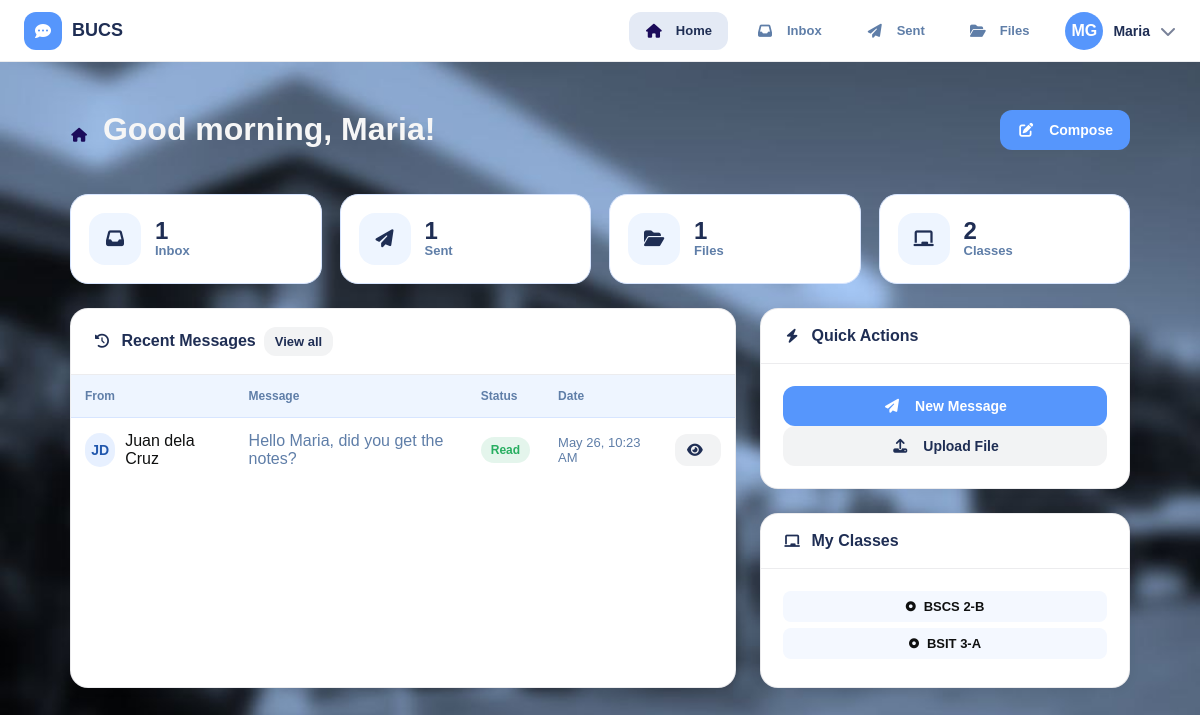
Page /dashboard.php (signed in) on the committed database.
### tables this page shows
CREATE TABLE IF NOT EXISTS messages (
    mess_id   INT AUTO_INCREMENT PRIMARY KEY,
    sender_id VARCHAR(20)  NOT NULL,
    receiver  VARCHAR(20)  NOT NULL,
    message   TEXT         NOT NULL,
    status    ENUM('sent','read','deleted') DEFAULT 'sent',
    sent_at   DATETIME     DEFAULT CURRENT_TIMESTAMP,
    FOREIGN KEY (sender_id) REFERENCES users(id_no) ON DELETE CASCADE,
    FOREIGN KEY (receiver)  REFERENCES users(id_no) ON DELETE CASCADE
);

CREATE TABLE IF NOT EXISTS users (
    id_no      VARCHAR(20)  PRIMARY KEY,
    fname      VARCHAR(50)  NOT NULL,
    mname      VARCHAR(50)  DEFAULT '',
    lname      VARCHAR(50)  NOT NULL,
    uname      VARCHAR(50)  NOT NULL UNIQUE,
    pwd        VARCHAR(255) NOT NULL,
    created_at DATETIME     DEFAULT CURRENT_TIMESTAMP
);

CREATE TABLE IF NOT EXISTS classes (
    class_id   INT AUTO_INCREMENT PRIMARY KEY,
    classname  VARCHAR(100) NOT NULL,
    created_at DATETIME     DEFAULT CURRENT_TIMESTAMP
);

### includes/config.php (called while the page is built, shortened)
<?php
function auth_guard() {
    return $_SESSION['user'];
}

### dashboard.php (the view, shortened to what this page needs)
<?php
require_once 'includes/config.php';
$me = auth_guard();
$db  = getDB();
$uid = $me['id_no'];
$stats = [
    'inbox'   => (int)$db->query("SELECT COUNT(*) c FROM messages WHERE receiver='$uid'")->fetch_assoc()['c'],
    'sent'    => (int)$db->query("SELECT COUNT(*) c FROM messages WHERE sender_id='$uid'")->fetch_assoc()['c'],
    'files'   => (int)$db->query("SELECT COUNT(*) c FROM files WHERE uploaded_by='$uid'")->fetch_assoc()['c'],
    'classes' => (int)$db->query("SELECT COUNT(*) c FROM user_classes WHERE id_no='$uid'")->fetch_assoc()['c'],
];
$recent = $db->query("
    SELECT m.*, u.fname, u.lname
    FROM messages m JOIN users u ON m.sender_id = u.id_no
    WHERE m.receiver='$uid'
    ORDER BY m.sent_at DESC LIMIT 5");
$classes = $db->query("
    SELECT c.classname FROM classes c
    JOIN user_classes uc ON c.class_id = uc.class_id
    WHERE uc.id_no='$uid' ORDER BY c.classname");
include 'includes/head.php';
include 'includes/navbar.php';
?>
<div class="page-wrap">
  <div class="page-head">
    <h1 class="page-title">
      <i class="fa fa-house"></i>
      Good <?= date('H') < 12 ? 'morning' : (date('H') < 18 ? 'afternoon' : 'evening') ?>,
      <?= htmlspecialchars($me['fname']) ?>!
    </h1>
    <a href="compose.php" class="btn btn-primary"><i class="fa fa-pen-to-square"></i> Compose</a>
  </div>
  <div class="stats-grid mb-24">
    <a href="inbox.php" class="stat-card">
      <div class="stat-icon stat-icon-blue"><i class="fa fa-inbox"></i></div>
      <div>
        <span class="stat-count"><?= $stats['inbox'] ?></span>
        <span class="stat-label">Inbox</span>
      </div>
    </a>
    <a href="sent.php" class="stat-card">
      <div class="stat-icon stat-icon-teal"><i class="fa fa-paper-plane"></i></div>
      <div>
        <span class="stat-count"><?= $stats['sent'] ?></span>
        <span class="stat-label">Sent</span>
      </div>
    </a>
    <a href="files.php" class="stat-card">
      <div class="stat-icon stat-icon-amber"><i class="fa fa-folder-open"></i></div>
      <div>
        <span class="stat-count"><?= $stats['files'] ?></span>
        <span class="stat-label">Files</span>
      </div>
    </a>
    <a href="classes.php" class="stat-card">
      <div class="stat-icon stat-icon-purple"><i class="fa fa-chalkboard"></i></div>
      <div>
        <span class="stat-count"><?= $stats['classes'] ?></span>
        <span class="stat-label">Classes</span>
      </div>
    </a>
  </div>
  <div class="dash-grid">
    <div class="card">
      <div class="card-header">
        <span class="card-header-title"><i class="fa fa-clock-rotate-left"></i> Recent Messages</span>
        <a href="inbox.php" class="btn btn-ghost btn-sm">View all</a>
      </div>
      <?php if ($recent->num_rows === 0): ?>
        <div class="empty-state"><i class="fa fa-inbox"></i><p>No messages yet.</p></div>
      <?php else: ?>
        <div class="tbl-wrap">
          <table class="tbl">
            <thead>
              <tr><th>From</th><th>Message</th><th>Status</th><th>Date</th><th></th></tr>
            </thead>
            <tbody>
            <?php while ($r = $recent->fetch_assoc()): ?>
              <tr>
                <td>
                  <div class="person-row">
                    <div class="avatar avatar-sm avatar-teal">
                      <?= strtoupper(substr($r['fname'],0,1).substr($r['lname'],0,1)) ?>
                    </div>
                    <span class="name"><?= htmlspecialchars($r['fname'].' '.$r['lname']) ?></span>
                  </div>
                </td>
                <td class="tbl-preview">
                  <?= htmlspecialchars(mb_substr($r['message'],0,50)) ?><?= mb_strlen($r['message'])>50?'…':'' ?>
                </td>
                <td><span class="badge badge-<?= $r['status'] ?>"><?= ucfirst($r['status']) ?></span></td>
                <td class="text-muted text-sm nowrap"><?= date('M d, g:i A', strtotime($r['sent_at'])) ?></td>
                <td>
                  <a href="view_message.php?id=<?= $r['mess_id'] ?>" class="btn btn-ghost btn-sm">
                    <i class="fa fa-eye"></i>
                  </a>
                </td>
              </tr>
            <?php endwhile; ?>
            </tbody>
          </table>
        </div>
      <?php endif; ?>
    </div>
    <div class="dash-sidebar">
      <div class="card">
        <div class="card-header">
          <span class="card-header-title"><i class="fa fa-bolt"></i> Quick Actions</span>
        </div>
        <div class="card-body">
          <a href="compose.php" class="btn btn-primary btn-full mb-18">
            <i class="fa fa-paper-plane"></i> New Message
          </a>
          <a href="files.php" class="btn btn-ghost btn-full">
            <i class="fa fa-upload"></i> Upload File
          </a>
        </div>
      </div>
      <div class="card">
        <div class="card-header">
          <span class="card-header-title"><i class="fa fa-chalkboard"></i> My Classes</span>
        </div>
        <div class="card-body">
          <?php if ($classes->num_rows === 0): ?>
            <p class="text-muted text-sm" style="text-align:center;padding:10px 0">Not enrolled in any class.</p>
          <?php else: ?>
            <?php while ($cl = $classes->fetch_assoc()): ?>
              <div class="flex-center gap-8" style="padding:8px 10px;background:var(--bg);border-radius:8px;margin-bottom:6px;">
                <i class="fa fa-circle-dot" style="color:var(--teal);font-size:10px"></i>
                <span class="font-600 text-sm"><?= htmlspecialchars($cl['classname']) ?></span>
              </div>
            <?php endwhile; ?>
          <?php endif; ?>
        </div>
      </div>
    </div>
  </div>
</div>
</body>
</html>

### css/style.css (style rules this page uses)
*, *::before, *::after { margin:0; padding:0; box-sizing:border-box; }
:root { --navy:#1f2e54; --blue:#2157ad; --blue2:#5696fc; --blue3:#8ab6ff; --light:#eef5ff; --white:#ffffff; --text:#0f1010; --muted:#5f7ea8; --border:#d7e5ff; --bg:#f4f8ff; --success:#27ae60; --error:#e74c3c; --warn:#f39c12; --radius:16px; --shadow:0 4px 20px rgba(33,87,173,.12); --shadow-lg:0 12px 36px rgba(33,87,173,.18); --nav-h:62px; }
html { scroll-behavior:smooth; }
body { font-family:'Montserrat',sans-serif; background:var(--bg) url("../assets/pictures/bucs-bg.jpg") center/cover no-repeat; color:#fff; min-height:100vh; }
h1 { display: block; font-size: 2em; margin-block-start: 0.67em; margin-block-end: 0.67em; margin-inline-start: 0px; margin-inline-end: 0px; color:#f6f6f6; }
i.fa-house { display: inline-flex; align-items: center; justify-content: center; margin-right: 6px; color: rgb(27, 11, 90); }
.btn { display:inline-flex; align-items:center; justify-content:center; gap:8px; padding:10px 16px; width:auto; border:1px solid transparent; border-radius:12px; background:var(--blue2); color:#fff; font-size:14px; font-weight:700; text-decoration:none; cursor:pointer; transition:.25s; white-space:nowrap; }
.page-head .btn, .card-header .btn, .modal-footer .btn { width:auto; }
.btn-full { width:100%; }
.mb-24 { margin-bottom:24px; }
.btn-ghost { background:rgba(15,23,42,.05); color:var(--navy); border:1px solid transparent; }
.btn-primary { background:var(--blue2); color:#fff; border:1px solid transparent; margin-top: 0; }
.btn-sm { padding:6px 10px; font-size:13px; }
button i.fa, .btn i.fa, .nav-link i.fa, .card-header i.fa, .page-title i.fa { display:inline-flex; align-items:center; justify-content:center; min-width:18px; min-height:18px; margin-right:6px; font-size:14px; }
.flex-center { display:flex; align-items:center; justify-content:center; }
.btn i { display: flex; align-items: center; justify-content: center; }
.gap-8 { gap:8px; }
.text-muted { color:var(--muted); }
.text-sm { font-size:13px; }
.font-600 { font-weight:600; }
.person-row { display:flex; align-items:center; gap:10px; }
.container, .page-wrap, .card, .tbl, .user-dropdown, .modal, .modal-header, .modal-body, .modal-footer { color:var(--text); }
.nav-brand-icon, .nav-avatar, .btn-primary, .btn-danger, .left-panel { color:#fff; }
.avatar { display:grid; place-items:center; border-radius:16px; background:var(--light); color:var(--navy); font-weight:700; }
.avatar-sm { width:34px; height:34px; font-size:14px; }
.avatar-teal { background:rgba(86,150,252,.14); color:var(--blue); }
a { color:var(--blue); text-decoration:none; font-weight:600; }
.page-wrap { max-width:1100px; margin:auto; padding:28px 20px 40px; }
.page-head { display:flex; flex-wrap:wrap; align-items:center; justify-content:space-between; gap:18px; margin-bottom:24px; }
.stats-grid { display:grid; gap:18px; grid-template-columns:repeat(4,minmax(0,1fr)); margin-bottom:24px; }
.stat-card { display:flex; align-items:center; gap:14px; padding:18px; border-radius:18px; border:1px solid var(--border); background:#fff; text-decoration:none; color:var(--navy); transition:.2s; }
.stat-icon { width:52px; height:52px; display:grid; place-items:center; border-radius:16px; background:var(--light); font-size:18px; }
.stat-count { display:block; font-size:24px; font-weight:800; line-height:1; }
.stat-label { display:block; color:var(--muted); font-size:13px; }
.dash-grid { display:grid; gap:24px; grid-template-columns:1.8fr 1fr; }
.dash-sidebar { display:grid; gap:24px; }
.tbl-preview { max-width:320px; color:var(--muted); }
.badge { display:inline-flex; align-items:center; justify-content:center; padding:6px 10px; border-radius:999px; font-size:12px; font-weight:700; text-transform:capitalize; }
.badge-read { background:rgba(39,174,96,.12);color:var(--success); }
.card { background:#fff; border-radius:18px; border:1px solid rgba(15,23,42,.08); box-shadow:0 1px 12px rgba(15,23,42,.06); overflow:hidden; }
.card-header { padding:18px 22px; border-bottom:1px solid rgba(15,23,42,.08); font-weight:700; color:var(--navy); display:flex; align-items:center; gap:8px; }
.card-body { padding:22px; }
.tbl-wrap { overflow-x:auto; }
.tbl { width:100%; border-collapse:collapse; }
.tbl thead { background:var(--light); }
.tbl th { padding:14px; text-align:left; font-size:12px; color:var(--muted); }
.tbl td { padding:14px; border-top:1px solid var(--border); }

### rows in the picture
messages: sender.lname "JD", sender.lname "Juan dela Cruz", message "Hello Maria, did you get the notes?", status "Read", sent_at "May 26, 10:23 AM"
classes: classname "BSCS 2-B"
classes: classname "BSIT 3-A"

### other values in the picture
substr($me['fname'], 0, 1) . substr($me['lname'], 0, 1) "MG"
$me['fname'] "Maria"
$stats['inbox'] "1"
$stats['sent'] "1"
$stats['files'] "1"
$stats['classes'] "2"
